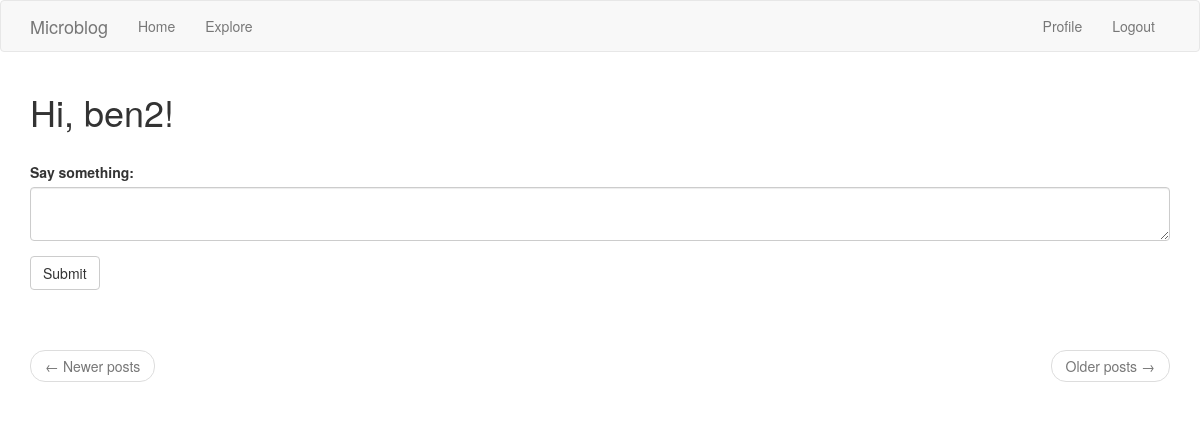
The app's page /index (signed in), older data.
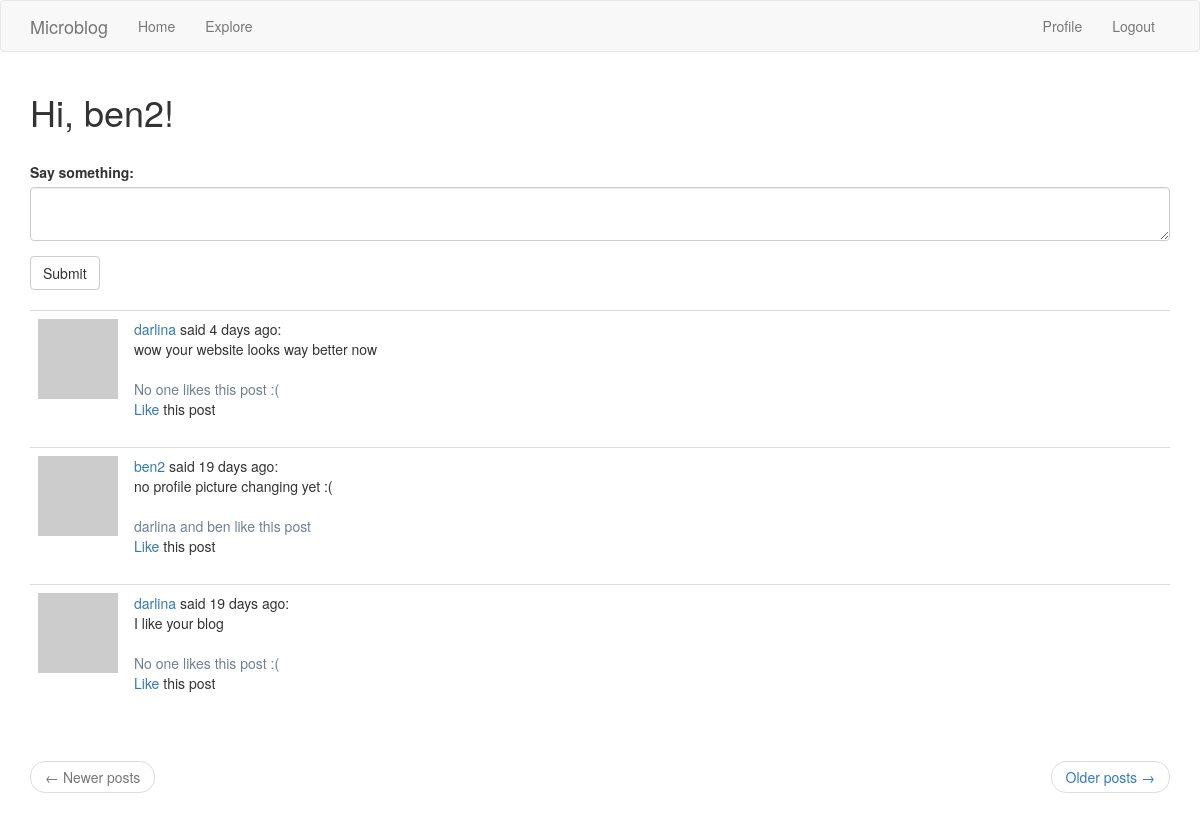
The same page, newer data.
### app/models.py (models this page shows, shortened)
class User(UserMixin, db.Model):
    id = db.Column(db.Integer, primary_key=True)
    username = db.Column(db.String(64), index=True, unique=True)
    email = db.Column(db.String(120), index=True, unique=True)
    password_hash = db.Column(db.String(128))
    posts = db.relationship('Post', backref='author', lazy='dynamic')
    about_me = db.Column(db.String(140))
    last_seen = db.Column(db.DateTime, default=datetime.utcnow)
    followed = db.relationship(
        'User', secondary=followers,
        primaryjoin=(followers.c.follower_id == id),
        secondaryjoin=(followers.c.followed_id == id),
        backref=db.backref('followers', lazy='dynamic'), lazy='dynamic')
    liked_posts = db.relationship(
        'Post', secondary=likers,
        primaryjoin=(likers.c.liker_id == id),
        backref='post_likers', lazy='dynamic')
    def is_liking(self, post):
        return self.liked_posts.filter(likers.c.post_id == post.id).count() > 0
    def followed_posts(self):
        followed = Post.query.join(
            followers, (followers.c.followed_id == Post.user_id)).filter(
                followers.c.follower_id == self.id)
        own = Post.query.filter_by(user_id=self.id)
        return followed.union(own).order_by(Post.timestamp.desc())
    def avatar(self, size):
        digest = md5(self.email.lower().encode('utf-8')).hexdigest()
        return 'https://www.gravatar.com/avatar/{}?d=identicon&s={}'.format(digest, size)

class Post(db.Model):
    id = db.Column(db.Integer, primary_key=True)
    body = db.Column(db.String(140))
    timestamp = db.Column(db.DateTime, index=True, default=datetime.utcnow)
    user_id = db.Column(db.Integer, db.ForeignKey('user.id'))

### app/routes.py (the view)
@app.route('/', methods=['GET', 'POST'])
@app.route('/index', methods=['GET', 'POST'])
@login_required
def index():
    form = PostForm()
    if form.validate_on_submit():
        post = Post(body=form.post.data, author=current_user)
        db.session.add(post)
        db.session.commit()
        flash('Your post is now up!')
        return redirect(url_for('index'))
    page = request.args.get('page', 1, type=int)
    posts = current_user.followed_posts().paginate(
        page, app.config['POSTS_PER_PAGE'], False
    )
    next_url = url_for('index', page=posts.next_num) \
        if posts.has_next else None
    prev_url = url_for('index', page=posts.prev_num) \
        if posts.has_prev else None
    return render_template('index.html', title='Home', form=form, posts=posts.items, next_url=next_url, prev_url=prev_url)

### app/forms.py
class PostForm(FlaskForm):
    post = TextAreaField('Say something:', validators=[
        DataRequired(), Length(min=1, max=140)])
    submit = SubmitField('Submit')

### app/models.py (called while the page is built)
@login.user_loader
def load_user(id):
    return User.query.get(int(id))

### app/routes.py (called while the page is built)
@app.before_request
def before_request():
    if current_user.is_authenticated:
        current_user.last_seen = datetime.utcnow()
        db.session.commit()

### app/templates/index.html
{% extends "base.html" %}
{% import 'bootstrap/wtf.html' as wtf %}
{% block app_content %}
    <h1>Hi, {{ current_user.username }}!</h1>
    <br>
    {% if form %}
        {{ wtf.quick_form(form) }}
        <br>
    {% endif %}
    {% for post in posts %}
        {% include '_post.html' %}
    {% endfor %}
    <br>
    <nav aria-label="...">
        <ul class="pager">
            <li class="previous{% if not prev_url %} disabled{% endif %}">
                <a href="{{ prev_url or '#' }}">
                    <span aria-hidden="true">&larr;</span> Newer posts
                </a>
            </li>
            <li class="next{% if not next_url %} disabled{% endif %}">
                <a href="{{ next_url or '#' }}">
                    Older posts <span aria-hidden="true">&rarr;</span>
                </a>
            </li>
        </ul>
    </nav>
{% endblock %}

### app/templates/base.html (shortened to what this page needs)
{% extends 'bootstrap/base.html' %}
{% block navbar %}
    <nav class="navbar navbar-default">
        <div class="container">
            <div class="navbar-header">
                <a class="navbar-brand" href="{{ url_for('index') }}">Microblog</a>
            </div>
            <div class="collapse navbar-collapse" id="bs-example-navbar-collapse-1">
                <ul class="nav navbar-nav">
                    <li><a href="{{ url_for('index') }}">Home</a></li>
                    <li><a href="{{ url_for('explore') }}">Explore</a></li>
                </ul>
                <ul class="nav navbar-nav navbar-right">
                    {% if current_user.is_anonymous %}
                        <li><a href="{{ url_for('login') }}">Login</a></li>
                    {% else %}
                        <li><a href="{{ url_for('user', username=current_user.username) }}">Profile</a></li>
                        <li><a href="{{ url_for('logout') }}">Logout</a></li>
                    {% endif %}
                </ul>
            </div>
        </div>
    </nav>
{% endblock %}
{% block content %}
    <div class="container">
        {% block app_content %}{% endblock %}
    </div>
{% endblock %}

### app/templates/_post.html
<table class="table table-hover">
    <tr>
        <td width="58px">
            <a href="{{ url_for('user', username=post.author.username) }}">
                <img src="{{ post.author.avatar(58) }}" />
            </a>
        </td>
        <td>
            <a href="{{ url_for('user', username=post.author.username) }}">
                {{ post.author.username }}
            </a>
            said {{ moment(post.timestamp).fromNow() }}:
            <br>
            {{ post.body }}
            <br><br>
            <span style="color:slategray">
                {% if post.post_likers|length == 0 %}
                    No one
                {% endif %}
                {% for liker in post.post_likers %}
                    {% if post.post_likers|length == 1 %}
                        {{ liker.username }}
                    {% elif post.post_likers.index(liker) == (post.post_likers|length - 1) %}
                        and {{ liker.username }}
                    {% elif post.post_likers|length == 2 %}
                        {{ liker.username }}
                    {% else %}
                        {{ liker.username }},
                    {% endif %}
                {% endfor %}
                {% if post.post_likers|length == 1 %}
                    likes this post
                {% elif post.post_likers|length == 0 %}
                    likes this post :(
                {% else %}
                    like this post
                {% endif %}
            </span>
            <br>
            {% if current_user.is_liking(post) %}
                <a href="{{ url_for('unlike', post_id=post.id) }}">Unlike</a>
            {% else %}
                <a href="{{ url_for('like', post_id=post.id) }}">Like</a>
            {% endif %}
            this post
        </td>
    </tr>
</table>

Row changes from the older to the newer data that the page shows:
added Post: author.username "darlina", timestamp "4 days ago", body "wow your website looks way better now", shows "No one", shows "likes this post :("
added Post: author.username "ben2", timestamp "19 days ago", body "no profile picture changing yet :(", shows "like this post"
added User: username "darlina"
now on this page (row edited): User: username "ben"
added Post: author.username "darlina", timestamp "19 days ago", body "I like your blog", shows "No one", shows "likes this post :("
